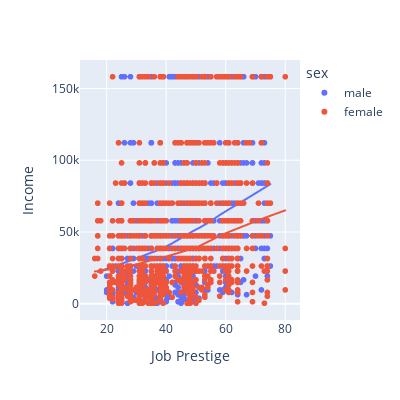

The code cell stored with this chart in its notebook:
### Markdown cell above
## Problem 4
Create an interactive scatterplot with `job_prestige` on the x-axis and `income` on the y-axis. Color code the points by `sex` and make sure that the figure includes a legend for these colors. Also include two best-fit lines, one for men and one for women. Finally, include hover data that shows us the values of `education` and `socioeconomic_index` for any point the mouse hovers over. Write presentable labels for the x and y-axes, but don't bother with a title because we will be using a subtitle on the dashboard for this graphic. [3 points]

### Code cell
fig_p4 = px.scatter(gss_clean, x='job_prestige', y='income', 
                 color='sex', trendline='lowess', 
                 hover_data=['education', 'socioeconomic_index'],
                 labels={'job_prestige':'Job Prestige', 'income':'Income'},
                 width=400, height=400)
fig_p4.show()

### Figure 1 — Plotly figure (JSON) as saved in the notebook; plotly's stock layout.template omitted (floating-point values rounded to 4 significant figures; data arrays with more than 128 entries replaced by an {"elided": "..."} marker saying what was removed)
{"data": [{"customdata": {"elided": "1052x2 float values"}, "hovertemplate": "sex=male<br>Job Prestige=%{x}<br>Income=%{y}<br>education=%{customdata[0]}<br>socioeconomic_index=%{customdata[1]}<extra></extra>", "legendgroup": "male", "marker": {"color": "#636efa", "symbol": "circle"}, "mode": "markers", "name": "male", "showlegend": true, "type": "scattergl", "x": {"elided": "1052 int values"}, "xaxis": "x", "y": {"elided": "1052 float values"}, "yaxis": "y"}, {"hovertemplate": "<b>LOWESS trendline</b><br><br>sex=male<br>Job Prestige=%{x}<br>Income=%{y} <b>(trend)</b><extra></extra>", "legendgroup": "male", "marker": {"color": "#636efa", "symbol": "circle"}, "mode": "lines", "name": "male", "showlegend": false, "type": "scattergl", "x": {"elided": "954 int values"}, "xaxis": "x", "y": {"elided": "954 float values"}, "yaxis": "y"}, {"customdata": {"elided": "1296x2 float values"}, "hovertemplate": "sex=female<br>Job Prestige=%{x}<br>Income=%{y}<br>education=%{customdata[0]}<br>socioeconomic_index=%{customdata[1]}<extra></extra>", "legendgroup": "female", "marker": {"color": "#EF553B", "symbol": "circle"}, "mode": "markers", "name": "female", "showlegend": true, "type": "scattergl", "x": {"elided": "1296 int values"}, "xaxis": "x", "y": {"elided": "1296 float values"}, "yaxis": "y"}, {"hovertemplate": "<b>LOWESS trendline</b><br><br>sex=female<br>Job Prestige=%{x}<br>Income=%{y} <b>(trend)</b><extra></extra>", "legendgroup": "female", "marker": {"color": "#EF553B", "symbol": "circle"}, "mode": "lines", "name": "female", "showlegend": false, "type": "scattergl", "x": {"elided": "1121 int values"}, "xaxis": "x", "y": {"elided": "1121 float values"}, "yaxis": "y"}], "layout": {"height": 400, "legend": {"title": {"text": "sex"}, "tracegroupgap": 0}, "margin": {"t": 60}, "width": 400, "xaxis": {"anchor": "y", "domain": [0, 1], "title": {"text": "Job Prestige"}}, "yaxis": {"anchor": "x", "domain": [0, 1], "title": {"text": "Income"}}}}
